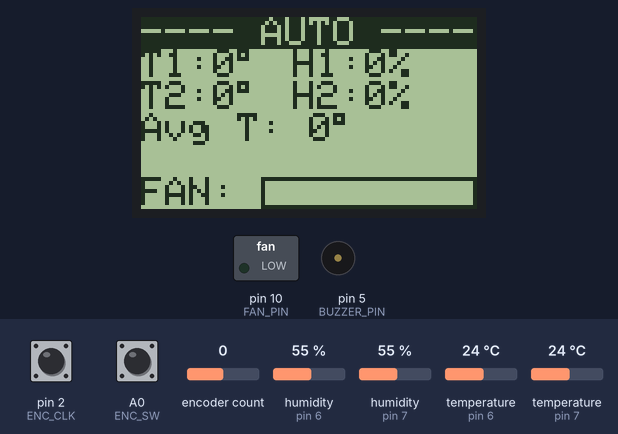
Bench run of a program on a simulated Arduino Nano, built with avr-gcc and run on an emulated ATmega328P. Parts: 84×48 one-colour display, switched loads named in the program (green lamp = pin HIGH), buzzer (waves = sounding, pin HIGH). Inputs (shaded band) come from the test bench; at power-on: temperature (sensors on pin 6, pin 7) 24 °C, A0 (ENC_SW) HIGH, encoder count 0, pin 2 (ENC_CLK) HIGH, humidity (sensors on pin 6, pin 7) 55 %. EEPROM starts erased.

Above: at 1.2 s.
1.3 s: temperature (sensor on pin 6) set to 36 °C
At 3.1 s:
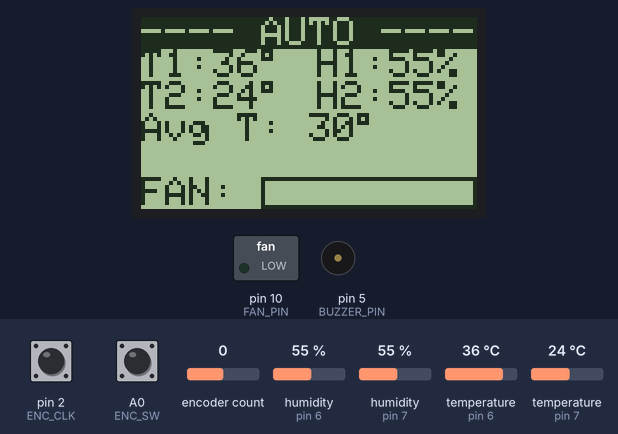
3.6 s: temperature (sensor on pin 6) set to 39 °C
At 5.2 s:
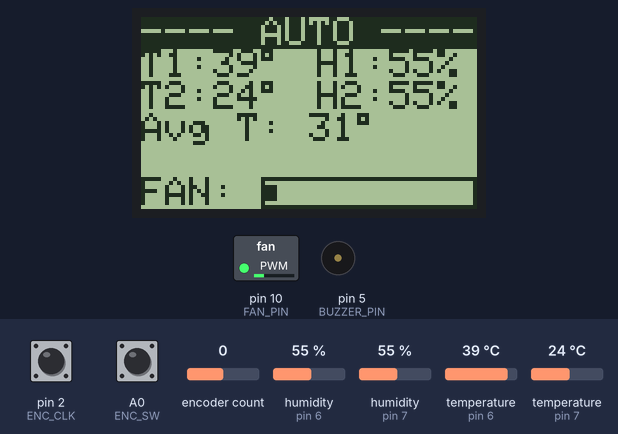
5.7 s: A0 (ENC_SW) pulled LOW for 0.15 s
At 6.5 s:
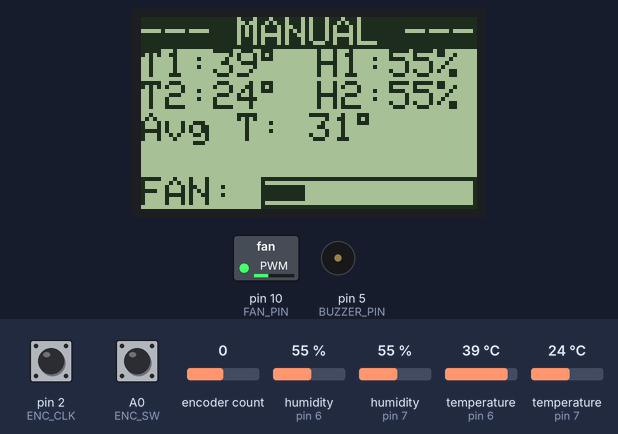
7.4 s: A0 (ENC_SW) pulled LOW for 1 s
At 8.9 s:
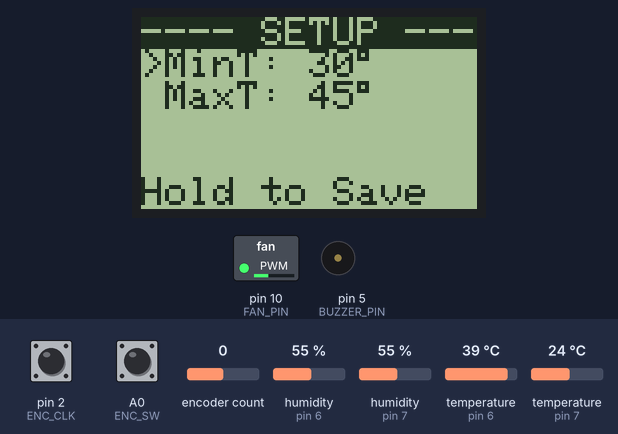
9.9 s: A0 (ENC_SW) pulled LOW for 3.2 s
At 10.9 s:
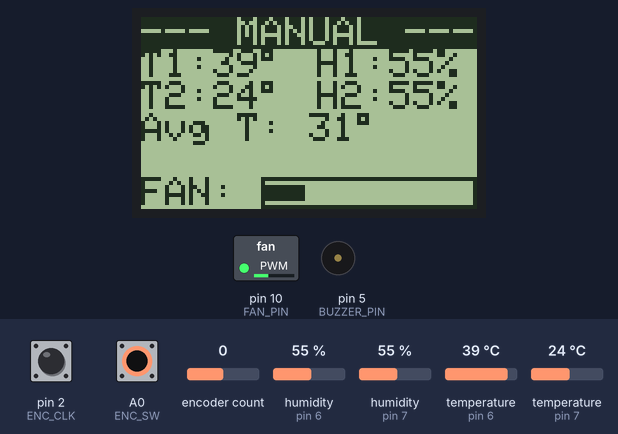
14.6 s: encoder count set to 1
At 31.6 s:
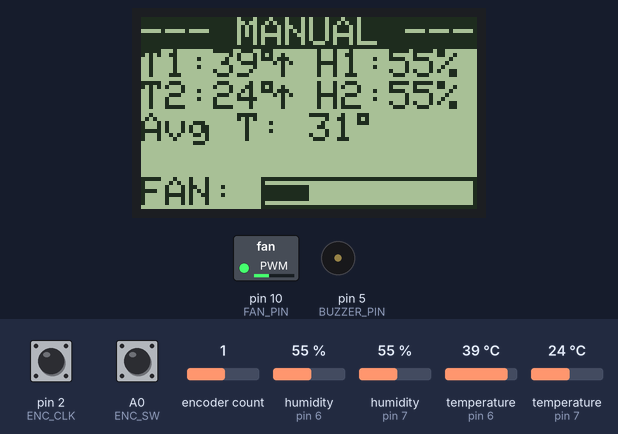
Timing chart, 0 to 32.7 s (numbered marks = the images above; inputs shaded):
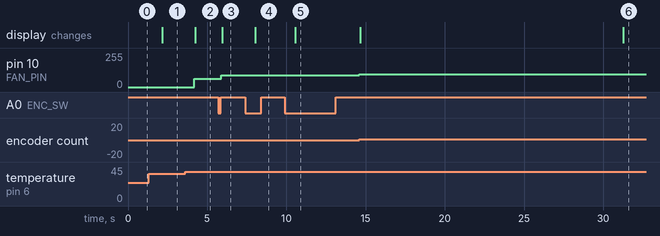

Measured:
- the behaviour switches between 37 and 38 °C on temperature (sensor on pin 6) (found by bisection; images 1 and 2)
- after the input at 1.3 s, the display: changes after 0.86 s (image 1)
- after the input at 3.6 s, pin 10 (FAN_PIN): 0/255 → 63/255 after 0.58 s; the display: changes after 0.64 s (image 2)
- after the input at 5.7 s, pin 10 (FAN_PIN): 63/255 → 90/255 after 0.18 s; the display: changes after 0.24 s (image 3)
- after the input at 7.4 s, the display: changes after 0.63 s (image 4)
- after the input at 9.9 s, the display: changes after 0.66 s (image 5)
- after the input at 14.6 s, pin 10 (FAN_PIN): 90/255 → 94/255 at once; the display: first changes after 0.05 s (image 6 shows a later state)

The program:

main.cpp
```cpp
#include <Arduino.h>
#include <SPI.h>
#include <Adafruit_Sensor.h>
#include <DHT.h>
#include <DHT_U.h>
#include <EEPROM.h>
#include <Nokia_LCD.h>

// Pins

// Display 5110
#define DEFAULT_CONTRAST 55
#define PIN_NOKIA_DC 4   // Data/Command select (D/C)
#define PIN_NOKIA_BL 9   // Backlight
#define PIN_NOKIA_CE 8   // Chip Select // 8
#define PIN_NOKIA_CLK 13 // Clk
#define PIN_NOKIA_DIN 11 // DIn
#define PIN_NOKIA_RST A1 // Reset

// Sensors
#define DHTTYPE DHT11
#define DHTPIN1 6
#define DHTPIN2 7

// Fan ctrl
#define FAN_PIN 10

// Sound alarm
#define BUZZER_PIN 5

// Encoder
// #define EB_NO_FOR           // отключить поддержку pressFor/holdFor/stepFor и счётчик степов (экономит 2 байта оперативки)
// #define EB_NO_CALLBACK      // отключить обработчик событий attach (экономит 2 байта оперативки)
// #define EB_NO_COUNTER       // отключить счётчик энкодера (экономит 4 байта оперативки)

// #define EB_DEB_TIME 20      // таймаут гашения дребезга кнопки (кнопка)
// #define EB_CLICK_TIME 50   // таймаут ожидания кликов (кнопка)
// #define EB_HOLD_TIME 1000    // таймаут удержания (кнопка)
// #define EB_STEP_TIME 200    // таймаут импульсного удержания (кнопка)
// #define EB_FAST_TIME 30     // таймаут быстрого поворота (энкодер)
// #define EB_TOUT_TIME 1000   // таймаут действия (кнопка и энкодер)

#define ENC_CLK 2
#define ENC_DT 3 // 3
#define ENC_SW A0

#include <EncButton.h>
EncButton eb(ENC_DT, ENC_CLK, ENC_SW, INPUT, INPUT_PULLUP); // + режим пинов кнопки

void checkEncoder();
void drawUI(float avg, int speed);
void eisr();

Nokia_LCD lcd(PIN_NOKIA_CLK, PIN_NOKIA_DIN, PIN_NOKIA_DC, PIN_NOKIA_CE, PIN_NOKIA_RST, PIN_NOKIA_BL);
DHT dht1(DHTPIN1, DHTTYPE);
DHT dht2(DHTPIN2, DHTTYPE);

// States
bool isAutoMode = true;
bool isMenuMode = false;
bool isHoldButton = false;
int menuState = 0;
int manualSpeed = 50;
unsigned long btnTimer = 0;
unsigned long encoderTimer = 0;

float tempMin, tempMax;
float t1, t2, h1, h2, t1_old, t2_old;
unsigned long lastTrendCheck = 0;
const unsigned long lastTrendTimout = 30000;
unsigned long lastDHTRead = 0;
const unsigned long lastDHTReadTimeout = 2000;
int t1_trend = 0, t2_trend = 0;

// GFX
const unsigned char trendNone[] = {0x00, 0x00, 0x00, 0x00, 0x00};
const unsigned char trendUp[] = {0x08, 0x04, 0x7e, 0x04, 0x08};
const unsigned char trendDown[] = {0x10, 0x20, 0x7e, 0x20, 0x10};
const unsigned char celciusSign[] = {0x07, 0x05, 0x07};

const unsigned char progressBorder[] = {0xff};
const unsigned char progressEmpty[] = {0x81};
const unsigned char progressFill[] = {0xbd};

int contrast = DEFAULT_CONTRAST;
unsigned long displayTimer = 0;
const unsigned long displayUpdateTimout = 300;
const unsigned long backlightTimeout = 10000;

void setup()
{
  dht1.begin();
  dht2.begin();

  pinMode(FAN_PIN, OUTPUT);
  pinMode(BUZZER_PIN, OUTPUT);

  eb.setBtnLevel(LOW);
  attachInterrupt(digitalPinToInterrupt(ENC_CLK), eisr, CHANGE);
  attachInterrupt(digitalPinToInterrupt(ENC_DT), eisr, CHANGE);
  eb.setEncISR(true);

  pinMode(ENC_CLK, INPUT);
  pinMode(ENC_DT, INPUT);
  pinMode(ENC_SW, INPUT_PULLUP);

  digitalWrite(BUZZER_PIN, false);

  EEPROM.get(0, tempMin);
  EEPROM.get(4, tempMax);
  EEPROM.get(8, contrast);

  if (isnan(tempMin) || tempMin < 10)
  {
    tempMin = 30.0;
  }
  if (isnan(tempMax) || tempMax > 90)
  {
    tempMax = 45.0;
  }
  if (isnan(contrast) || contrast < 20 || contrast > 80)
  {
    contrast = DEFAULT_CONTRAST;
  }

  lcd.setBacklight(true);
  lcd.begin();
  lcd.clear();
  lcd.setContrast(contrast);
}

void eisr() {
    eb.tickISR();
}

void checkEncoder()
{
  eb.tick();
  if (eb.holding())
  {
    if (!isHoldButton)
    {
      isHoldButton = true;
      isMenuMode = !isMenuMode;
      lcd.clear();
    }
  }

  if (eb.release())
  {
    btnTimer = millis();
    if (isHoldButton)
    {
      if (!isMenuMode)
      {
        EEPROM.put(0, tempMin);
        EEPROM.put(4, tempMax);
        lcd.clear();
      }
    }
    else
    {
      if (isMenuMode)
      {
        menuState = !menuState;
      }
      else
      {
        isAutoMode = !isAutoMode;
      }
    }

    isHoldButton = false;
  }

  if (eb.turn())
  {
    encoderTimer = millis();
    float dir = eb.dir();

    if (isMenuMode)
    {
      if (menuState == 0)
      {
        tempMin = constrain(tempMin + dir, 10.0, tempMax - 2.0);
      }
      else
      {
        tempMax = constrain(tempMax + dir, tempMin + 2.0, 80.0);
      }
    }
    else if (!isAutoMode)
    {
      manualSpeed = manualSpeed + int(dir) * 5;
      if (manualSpeed < 0)
      {
        manualSpeed = 0;
      }
      else if (manualSpeed > 255)
      {
        manualSpeed = 255;
      }
    }
  }
}

void loop()
{
  if (millis() - btnTimer > backlightTimeout && millis() - encoderTimer > backlightTimeout)
  {
    lcd.setBacklight(false);
  }
  else
  {
    lcd.setBacklight(true);
  }

  checkEncoder();

  // Check sensors once per 2 seconds
  if (millis() - lastDHTRead > lastDHTReadTimeout)
  {
    t1 = dht1.readTemperature();
    if (t1 == NAN)
    {
      t1 = 0;
    }
    h1 = dht1.readHumidity();
    t2 = dht2.readTemperature();
    if (t2 == NAN)
    {
      t2 = 0;
    }
    h2 = dht2.readHumidity();
    lastDHTRead = millis();

    if (millis() - lastTrendCheck > lastTrendTimout)
    {
      t1_trend = (t1 > t1_old + 0.9) ? 1 : (t1 < t1_old - 0.9 ? -1 : 0);
      t2_trend = (t2 > t2_old + 0.9) ? 1 : (t2 < t2_old - 0.9 ? -1 : 0);
      t1_old = t1;
      t2_old = t2;
      lastTrendCheck = millis();
    }
  }

  float avgTemp = (t1 + t2) / 2.0;
  int targetSpeed = isAutoMode
                        ? (avgTemp <= tempMin ? 0 : (avgTemp >= tempMax ? 255 : map(int(avgTemp), int(tempMin), int(tempMax), 0, 255)))
                        : manualSpeed;

  if (avgTemp > tempMax + 5 && targetSpeed == 255)
  {
    tone(BUZZER_PIN, 1500, 50);
  }

  if (targetSpeed > 0) {
    analogWrite(FAN_PIN, map(targetSpeed, 0, 255, 50, 255));
  } else {
    digitalWrite(FAN_PIN, false);
  }
  drawUI(avgTemp, targetSpeed);
}

void drawUI(float avg, int speed)
{

  lcd.setCursor(0, 0);

  if (isMenuMode)
  {
    lcd.setInverted(true);
    lcd.print("---- SETUP ---");

    lcd.setInverted(false);
    lcd.setCursor(0, 1);

    lcd.print(menuState == 0 ? ">MinT: " : " MinT: ");

    lcd.print(int(tempMin));

    lcd.draw(celciusSign, 3, false);

    lcd.setCursor(0, 2);
    lcd.print(menuState == 1 ? ">MaxT: " : " MaxT: ");

    lcd.print(int(tempMax));

    lcd.draw(celciusSign, 3, false);

    lcd.setCursor(0, 3);
    lcd.print("              ");

    lcd.setCursor(0, 5);

    lcd.print("Hold to Save  ");

    return;
  }

  lcd.setInverted(true);
  lcd.print(isAutoMode ? "---- AUTO ----" : "--- MANUAL ---");

  lcd.setInverted(false);

  lcd.setCursor(0, 1);

  lcd.print("T1:");

  lcd.print(int(t1));

  lcd.draw(celciusSign, 3, false);

  if (t1_trend == 0)
  {
    lcd.draw(trendNone, 5, false);
  }
  else
  {
    lcd.draw(t1_trend > 0 ? trendUp : trendDown, 5, false);
  }

  lcd.print(" H1:");

  lcd.print(int(h1));

  lcd.print("%");


  lcd.setCursor(0, 2);
  lcd.print("T2:");

  lcd.print(int(t2));

  lcd.draw(celciusSign, 3, false);

  if (t2_trend == 0)
  {
    lcd.draw(trendNone, 5, false);
  }
  else
  {
    lcd.draw(t2_trend > 0 ? trendUp : trendDown, 5, false);
  }

  lcd.print(" H2:");

  lcd.print(int(h2));

  lcd.print("%");


  lcd.setCursor(0, 3);
  lcd.print("Avg T: ");

  lcd.print(int(avg));

  lcd.draw(celciusSign, 3, false);


  lcd.setCursor(0, 5);

  lcd.print("FAN: "); // 25 pxls

  lcd.draw(progressBorder, 1, false);

  // 57 px ls left
  int speedInPxls = map(speed, 0, 255, 0, 52);
  for (int i = 0; i < 52; i++)
  {
    if (speedInPxls <= i)
    {
      lcd.draw(progressEmpty, 1, false);
    }
    else
    {
      lcd.draw(progressFill, 1, false);
    }

  }

  lcd.draw(progressBorder, 1, false); // 84
}
```
